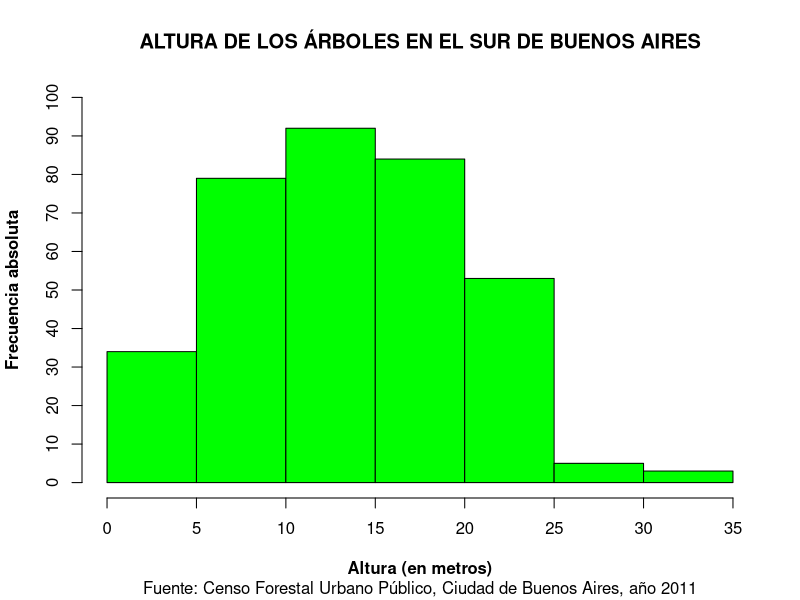
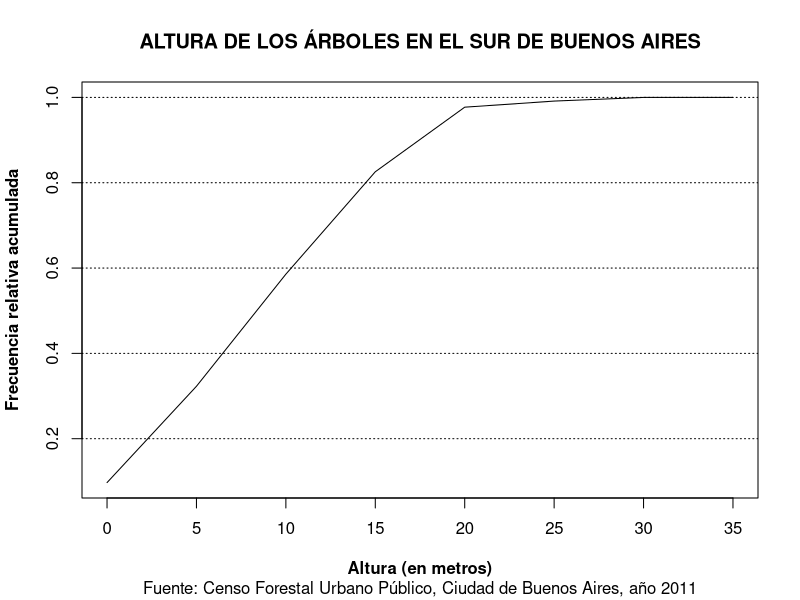
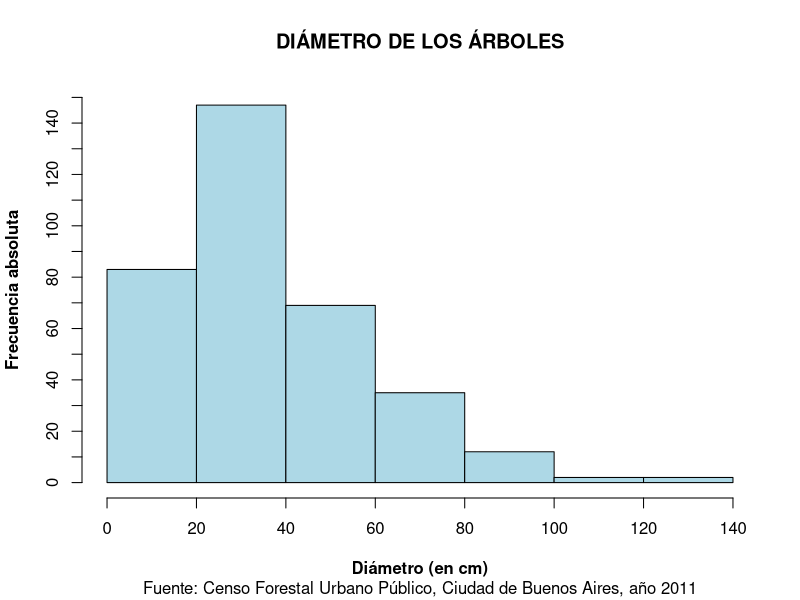
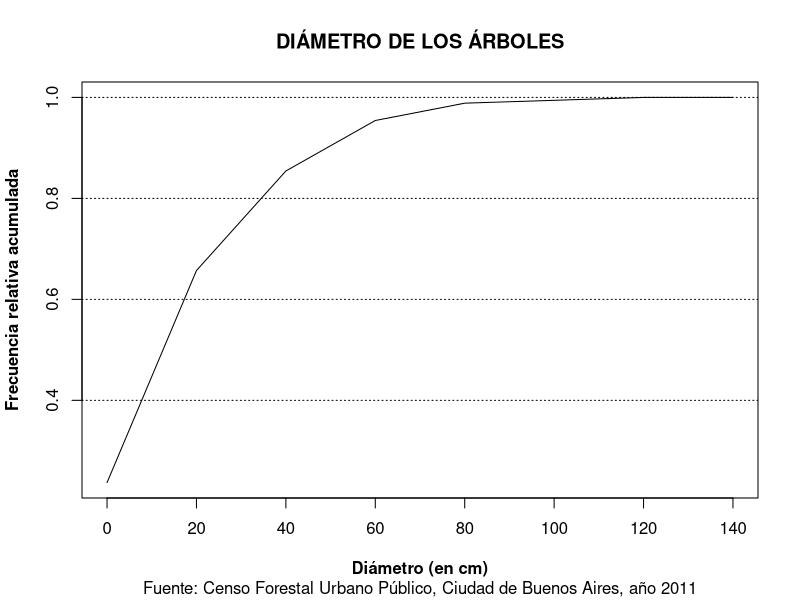
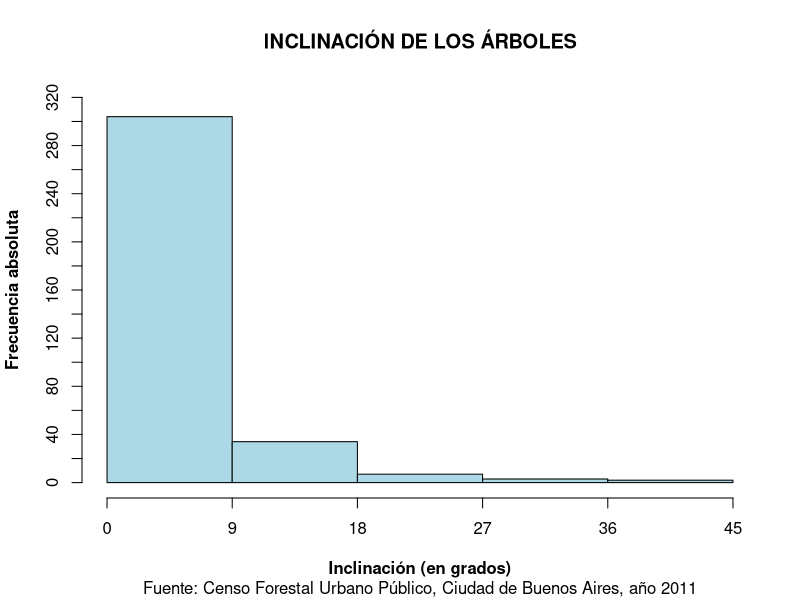
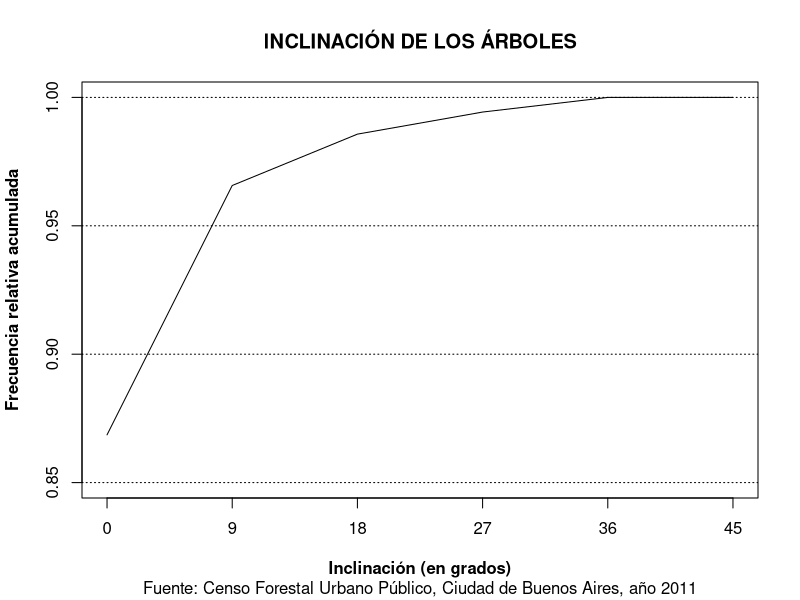
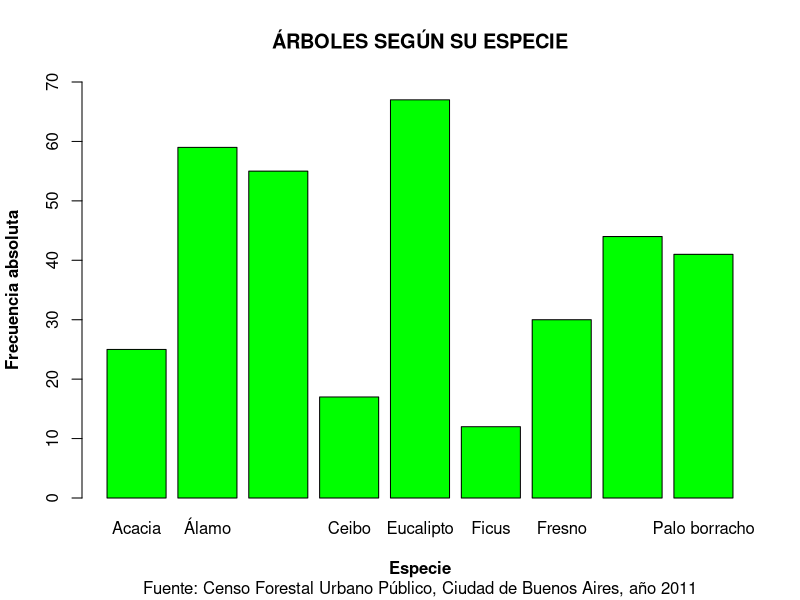
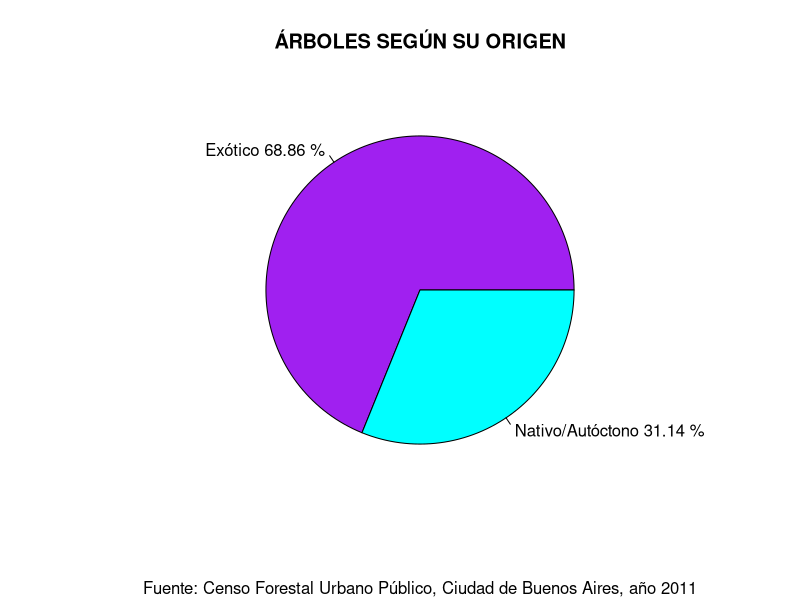

Write R code to recreate these figures, in order.
# Primer variable a analizar: ALTURA

tablasAltura <- function(Altura, fuente) {
  # Tabla de frecuencias
  frecAbs <- table(cut(Altura, seq(0, 35, 5), right = "TRUE"))
  frecRel <- round(frecAbs/length(Altura), digits = 4)
  frecAbsAcum = cumsum(frecAbs)
  frecRelAcum = round(cumsum(frecAbs/length(Altura)), digits = 4)
  tabla_altura <<- cbind(frecAbs, frecRel, frecAbs, frecAbsAcum, frecRelAcum)
  
  # Histograma (FALTA MEJORAR TITULOS ETC)
  tit <- "ALTURA DE LOS ÁRBOLES EN EL SUR DE BUENOS AIRES"
  b <- seq(0, 35, 5)
  hist(Altura, main = tit, xlab = "Altura (en metros)", ylab = "Frecuencia absoluta", 
       xlim = c(0, 35), ylim = c(0, 100), sub = fuente, col = "green", 
       breaks = b, xaxt = "n", yaxt = "n", right = TRUE, font.lab = 2)
  axis(side = 1, at = b)
  axis(side = 2, at = seq(0, 100, 10))
  
  # Polígono acumulativo (FALTA QUE APAREZCA LE NRO 35 EN EL EJE X)
  plot(c(frecRelAcum, 1), type = "l", main = tit, sub = fuente, xlab = "Altura (en metros)", ylab = "Frecuencia relativa acumulada", xaxt = "n", font.lab = 2, xlim = c(1, 8))
  axis(side = 1, at = (1:8), labels = seq(0, 35, 5))
  abline(h = seq(0, 1, 0.2), lty = 3)
}

# Segunda variable a analizar: DIÁMETRO

tablasDiametro <- function(Diametro, fuente){
  
  # Tabla de frecuencias
  frecAbs <- table(cut(Diametro, seq(0, 140, 20), right = "TRUE"))
  frecRel <- round(frecAbs/length(Diametro), digits = 4)
  frecAbsAcum = cumsum(frecAbs)
  frecRelAcum = round(cumsum(frecAbs/length(Diametro)), digits = 4)
  tabla_diametro <<- cbind(frecAbs, frecRel, frecAbs, frecAbsAcum, frecRelAcum)
  
  # Histograma (FALTA MEJORAR TITULOS ETC)
  tit <- "DIÁMETRO DE LOS ÁRBOLES"
  b <- seq(0, 140, 20)
  hist(Diametro, main = tit, xlab = "Diámetro (en cm)", ylab = "Frecuencia absoluta", 
       xlim = c(0, 140), ylim = c(0, 150), sub = fuente, col = "lightblue", 
       breaks = b, xaxt = "n", yaxt = "n", right = TRUE, font.lab = 2)
  axis(side = 1, at = b)
  axis(side = 2, at = seq(0, 150, 10))
  
  # Polígono acumulativo.
  plot(c(frecRelAcum, 1), type = "l", main = tit, sub = fuente, xlab = "Diámetro (en cm)", ylab = "Frecuencia relativa acumulada", xaxt = "n", font.lab = 2)
  axis(side = 1, at = (1:8), labels = seq(0, 140, 20))
  abline(h = seq(0, 1, 0.2), lty = 3)
}

tablasInclinacion <- function(Inclinacion, fuente) {
  frecAbs <- table(cut(Inclinacion, seq(0, 45, 9), right = "FALSE"))
  frecRel <- round(frecAbs/length(Inclinacion), digits = 4)
  frecAbsAcum = cumsum(frecAbs)
  frecRelAcum = round(cumsum(frecAbs/length(Inclinacion)), digits = 4)
  tabla_inclinacion <<- cbind(frecAbs, frecRel, frecAbs, frecAbsAcum, frecRelAcum)
  
  tit <- "INCLINACIÓN DE LOS ÁRBOLES"
  b <- seq(0, 45, 9)
  hist(Inclinacion, main = tit, xlab = "Inclinación (en grados)", ylab = "Frecuencia absoluta", 
       xlim = c(0, 45), ylim = c(0, 320), sub = fuente, col = "lightblue", 
       breaks = b, xaxt = "n", yaxt = "n", right = FALSE, font.lab = 2)
  axis(side = 1, at = b)
  axis(side = 2, at = seq(0, 320, 20))
  
  # Polígono acumulativo.
  plot(c(frecRelAcum, 1), type = "l", main = tit, sub = fuente, xlim = c(1,6), ylim = c(0.85, 1), xlab = "Inclinación (en grados)", ylab = "Frecuencia relativa acumulada", xaxt = "n", font.lab = 2)
  axis(side = 1, at = (1:6), labels = seq(0, 45, 9))
  abline(h = seq(0.85, 1, 0.05), lty = 3)
}

tablasEspecie <- function(Especie, fuente) {
   frecAbs <- table(Especie)
   
   tit <- "ÁRBOLES SEGÚN SU ESPECIE"
   barplot(frecAbs, ylim = c(0, 70), col = "green", main = tit, sub = fuente, xlab = "Especie", ylab = "Frecuencia absoluta", font.lab = 2)
}

tablasOrigen <- function(Origen, fuente) {
  frecAbs <- table(Origen)
  porcentajes <- round((frecAbs / length(Origen)) * 100, digits = 2)
  lbls <- c("Exótico", "Nativo/Autóctono")
  lbls <- paste(lbls, porcentajes)
  lbls <- paste(lbls, "%")
  
  tit <- "ÁRBOLES SEGÚN SU ORIGEN"
  pie(frecAbs, labels = lbls, main = tit, sub = fuente, col = c("purple", "cyan"))
}

tablasBrotes <- function(Brotes, fuente) {
  frecAbs <- table(Brotes)
  
  tit <- "BROTES CRECIDOS POR ÁRBOL\nEN EL ÚLTIMO AÑO"
  plot(frecAbs, type = "h", main = tit, sub = fuente, xlab = "Cantidad de brotes", ylab = "Frecuencia absoluta", font.lab = 2)
}

# Variable a analizar: 

leerDatos <- function() {
  #setwd("~/TP1PyE")
  datos <- read.table(file = "base1.txt", header = TRUE, sep = "\t", 
                      col.names = c("ID", "Altura", "Diametro", "Inclinacion", "Especie", "Origen", "Brotes"))
  attach(datos)
  fuente <- "Fuente: Censo Forestal Urbano Público, Ciudad de Buenos Aires, año 2011"
  tablasAltura(Altura, fuente)
  tablasDiametro(Diametro, fuente)
  tablasInclinacion(Inclinacion, fuente)
  tablasEspecie(Especie, fuente)
  tablasOrigen(Origen, fuente)
  tablasBrotes(Brotes, fuente)
}

leerDatos()
